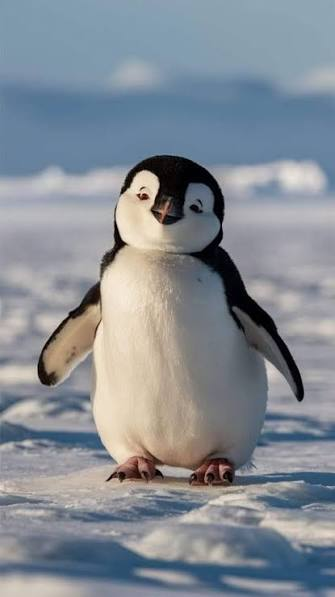
#> input picture pinguino.jpg, 335 x 597 px
$ python p7-pinguino-0105.py
#> lines starting #> are read from the running program, lines starting #| are printed output that depends on the picture
# Ejemplo 1: Conversión entre BGR, RGB y Escala de Grises .
#Iker Montoya NC = 0105

import cv2
import matplotlib.pyplot as plt

# 1. Cargar imagen desde disco (OpenCV la lee en formato BGR)
img_bgr = cv2.imread('pinguino.jpg')
#> img_bgr is the input picture: shape (597, 335, 3); mean B, G, R 148.4, 140.3, 133.4

# 2. Conversión BGR -> RGB (para visualizar correctamente con Matplotlib)
img_rgb = cv2.cvtColor(img_bgr, cv2.COLOR_BGR2RGB)

# 3. Conversión BGR -> Escala de grises (1 solo canal)
img_gray = cv2.cvtColor(img_bgr, cv2.COLOR_BGR2GRAY)
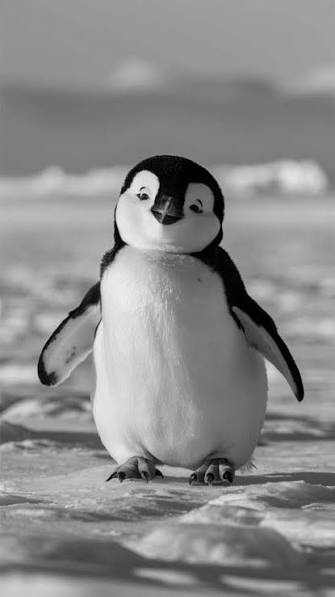
#> img_gray: shape (597, 335); min 0, max 243, mean 139.1

# 4. Mostrar los resultados comparativos
fig, axes = plt.subplots(1, 3, figsize=(12, 4))
axes[0].imshow(img_bgr)
axes[0].set_title("Original 0105 en OpenCV (BGR incorrecto)")

axes[1].imshow(img_rgb)
axes[1].set_title("Convertido a RGB")

axes[2].imshow(img_gray, cmap='gray')
axes[2].set_title("Escala de Grises")

for ax in axes:
    ax.axis('off')

plt.tight_layout()
plt.show()
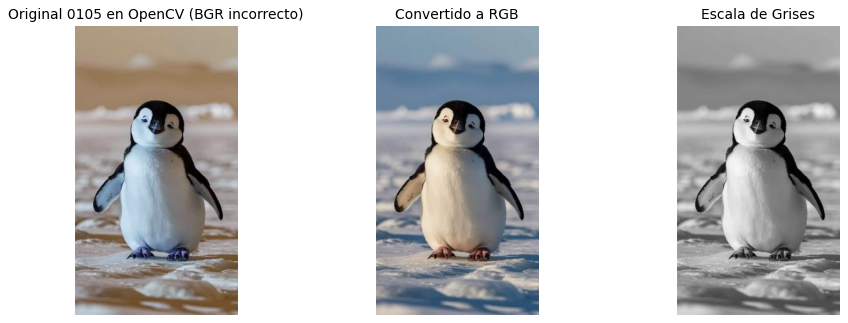
#> figure drawn by matplotlib, 3 panels; B, G, R data is drawn as R, G, B

print("Iker Montoya NC 0105")
